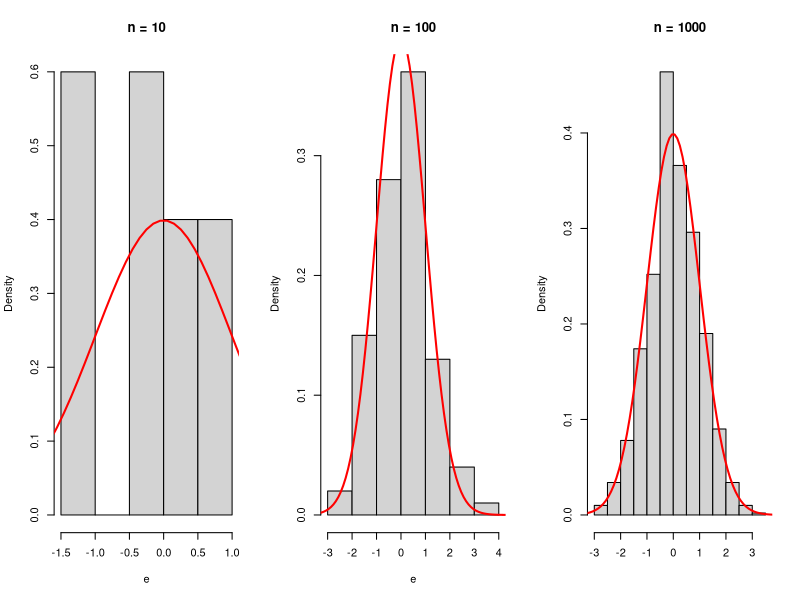
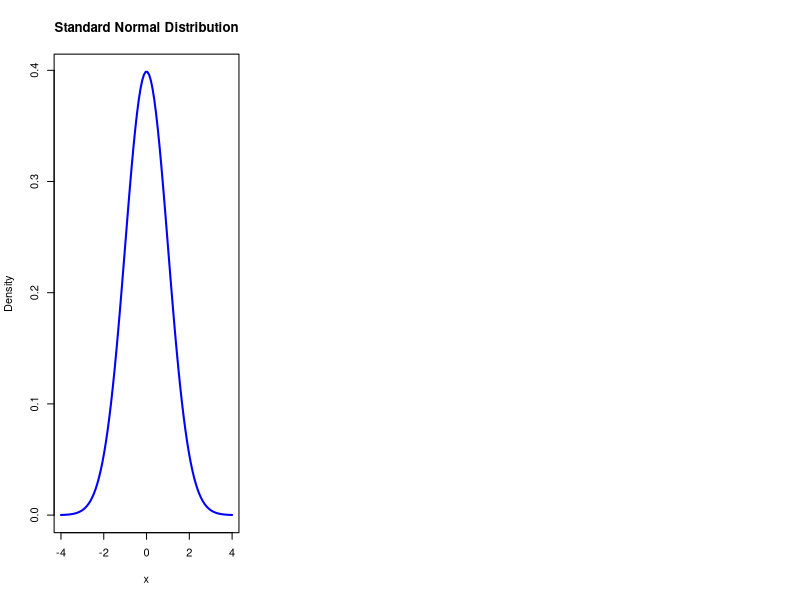

Generate these figures, in order, with R:
par(mfrow = c(1, 3)) 
x <- seq(-10, 10, length = 200) 

# n = 10 
hist(rnorm(10, mean = 0, sd = 1), main = "n = 10", 
     xlab = "e", prob = TRUE) 
lines(x, dnorm(x), col = "red", lwd = 2) 
# n = 100 
hist(rnorm(100, mean = 0, sd = 1), main = "n = 100", 
     xlab = "e", prob = TRUE) 
lines(x, dnorm(x), col = "red", lwd = 2) 
# n = 1000 
hist(rnorm(1000, mean = 0, sd = 1), main = "n = 1000", 
     xlab = "", prob = TRUE) 
lines(x, dnorm(x), col = "red", lwd = 2) 











# Generate a sequence of x-values from -4 to 4
x <- seq(-4, 4, length.out = 100)

# Calculate the corresponding y-values for the standard normal distribution
y <- dnorm(x, mean = 0, sd = 1)

# Plot the standard normal distribution
plot(x, y, type = "l", col = "blue", lwd = 2, main = "Standard Normal Distribution", 
     xlab = "x", ylab = "Density")

